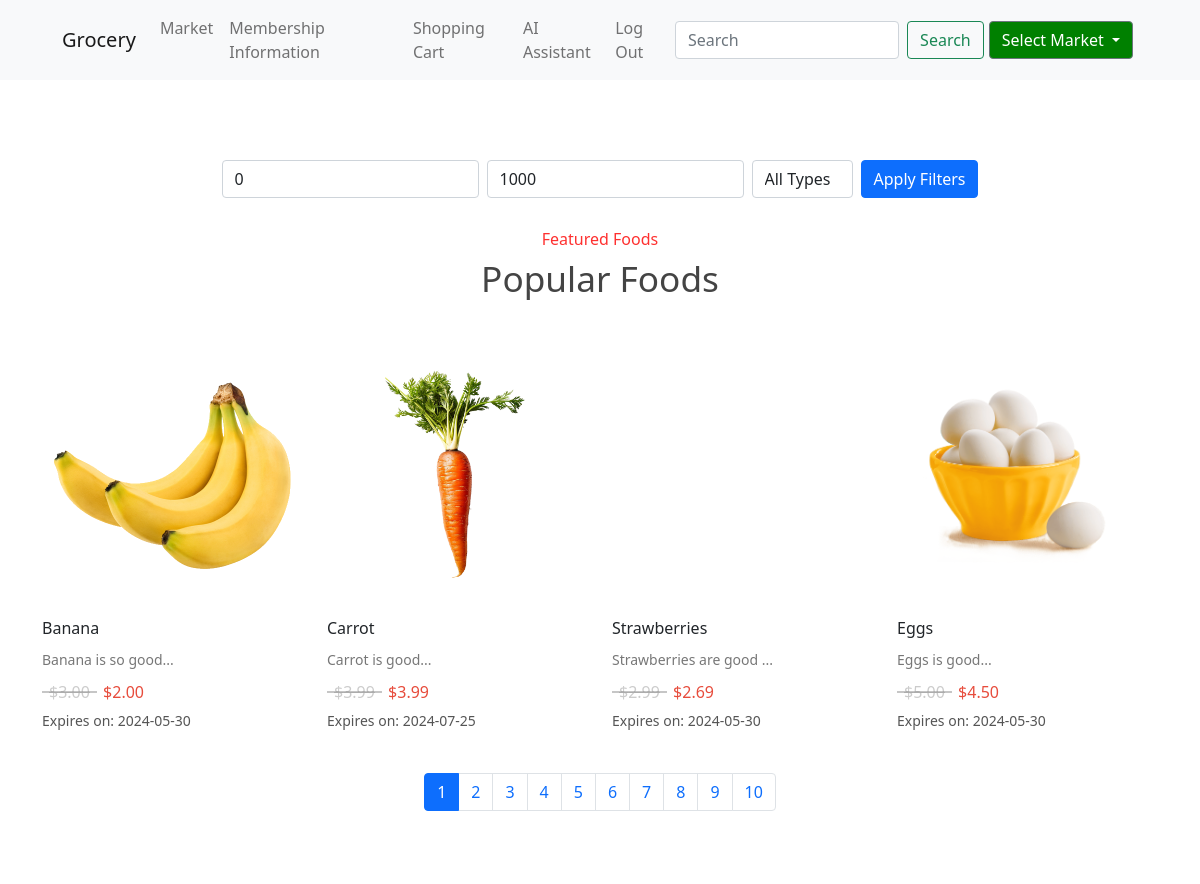
The app's page /product.php (signed in) with its own data.
### tables this page shows
CREATE TABLE `product` (
  `id` int(100) NOT NULL,
  `title` varchar(200) NOT NULL,
  `expire` date NOT NULL,
  `img` varchar(255) NOT NULL,
  `description` text NOT NULL,
  `price` decimal(10,2) NOT NULL,
  `discounted_price` decimal(10,2) NOT NULL,
  `market_email` varchar(255) DEFAULT NULL,
  `type` varchar(255) DEFAULT NULL
);

### product.php (the view, shortened to what this page needs)
<?php
require 'db.php';
$selectedMarketEmail = $_GET['market_email'] ?? null;
$marketName = "Grocery";
$itemsPerPage = 4;
$page = isset($_GET['page']) ? (int) $_GET['page'] : 1;
$offset = ($page - 1) * $itemsPerPage;
$searchKeyword = $_GET['search'] ?? '';
$marketEmail = $_GET['market_email'] ?? '';
$minPrice = $_GET['min_price'] ?? 0;
$maxPrice = $_GET['max_price'] ?? 1000;
$productType = $_GET['product_type'] ?? '';
$searchQueryPart = $searchKeyword ? " AND (title LIKE :searchKeyword OR description LIKE :searchKeyword)" : "";
$marketEmailPart = $marketEmail ? " AND market_email = :marketEmail" : "";
$whereC = "WHERE price BETWEEN :minPrice AND :maxPrice AND type LIKE :productType AND expire > CURDATE() $searchQueryPart $marketEmailPart";
$limitC = "ORDER BY id ASC LIMIT $offset, $itemsPerPage";
$totalSql = "SELECT COUNT(*) FROM product $whereC";
$sql = "SELECT * FROM product $whereC $limitC";
$totalCountStmt = $pdo->prepare($totalSql);
$totalCountStmt->bindValue(':minPrice', $minPrice);
$totalCountStmt->bindValue(':maxPrice', $maxPrice);
$totalCountStmt->bindValue(':productType', '%' . $productType . '%');
$totalCountStmt->execute();
$totalProducts = $totalCountStmt->fetchColumn();
$stmt = $pdo->prepare($sql);
$stmt->bindValue(':minPrice', $minPrice);
$stmt->bindValue(':maxPrice', $maxPrice);
$stmt->bindValue(':productType', '%' . $productType . '%');
$stmt->execute();
$products = $stmt->fetchAll(PDO::FETCH_ASSOC);
?>
<!DOCTYPE html>
<html lang="en">
<head>
    <link rel="stylesheet" href="product.css">
    <link rel="stylesheet" href="navbar.css">
    <link href="https://cdn.jsdelivr.net/npm/bootstrap@5.1.3/dist/css/bootstrap.min.css" rel="stylesheet">
    <link rel="stylesheet" href="https://cdnjs.cloudflare.com/ajax/libs/font-awesome/6.0.0-beta3/css/all.min.css">
</head>
<body>
    <nav class="navbar navbar-expand-lg navbar-light bg-light">
        <div class="container-fluid">
            <a class="navbar-brand" href="#">
                <?php
                echo $marketName;
                ?>
            </a>
            <div class="collapse navbar-collapse" id="navbarNav">
                <ul class="navbar-nav me-auto mb-2 mb-lg-0">
                    <li class="nav-item active">
                        <a class="nav-link" href="product.php">Market <span class="sr-only">(current)</span></a>
                    </li>
                    <li class="nav-item">
                        <a class="nav-link" href="membership.php">Membership Information</a>
                    </li>
                    <li class="nav-item">
                        <a class="nav-link" href="shoppingcart.php">Shopping Cart</a>
                    </li>
                    <li class="nav-item">
                        <a class="nav-link" href="addproductai.php">AI Assistant</a>
                    </li>
                    <li class="nav-item">
                        <a class="nav-link" href="logout.php">Log Out</a>
                    </li>
                </ul>
                <form class="d-flex" action="product.php" method="GET">
                    <input class="form-control me-2" type="search" name="search" placeholder="Search"
                        aria-label="Search" value="<?php echo htmlspecialchars($searchKeyword); ?>">
                    <button class="btn btn-outline-success" type="submit">Search</button>
                </form>
                <ul class="navbar-nav">
                    <li class="nav-item dropdown">
                        <button class="btn btn-secondary dropdown-toggle" type="button" id="dropdownMenuButton"
                            data-bs-toggle="dropdown" aria-expanded="false" style="background-color:green;margin:5px;">
                            Select Market
                        </button>
                    </li>
                </ul>
            </div>
        </div>
    </nav>
    <section class="section-products">
        <div class="container">
            <div class="row mb-4">
                <div class="col-md-12">
                    <form class="d-flex flex-wrap justify-content-center" action="product.php" method="GET">
                        <div class="form-group me-2 mb-2">
                            <input class="form-control" type="number" name="min_price" placeholder="Min Price"
                                value="<?php echo htmlspecialchars($minPrice); ?>" min="0">
                        </div>
                        <div class="form-group me-2 mb-2">
                            <input class="form-control" type="number" name="max_price" placeholder="Max Price"
                                value="<?php echo htmlspecialchars($maxPrice); ?>" min="0">
                        </div>
                        <div class="form-group me-2 mb-2">
                            <select class="form-control" name="product_type">
                                <option value="">All Types</option>
                            </select>
                        </div>
                        <div class="form-group mb-2">
                            <button class="btn btn-primary" type="submit">Apply Filters</button>
                        </div>
                    </form>
                </div>
            </div>
            <div class="row justify-content-center text-center">
                <div class="col-md-8 col-lg-6">
                    <div class="header">
                        <h3>Featured Foods</h3>
                        <h2>Popular Foods</h2>
                    </div>
                </div>
            </div>
            <div class="row">
                <?php
                foreach ($products as $product) {
                    echo '
                    <div class="col-md-6 col-lg-4 col-xl-3">
                        <div class="single-product">
                            <div class="part-1" style="background-image: url(\'uploads/' . htmlspecialchars($product['img']) . '\'); height: 250px; background-size: contain; background-position: center; background-repeat: no-repeat;">
                                <ul>
                                    <li><form action="shoppingcart.php" method="post">
                                        <input type="hidden" name="product_id" value="' . $product['id'] . '">
                                        <button type="submit" name="add_to_cart"><i class="fas fa-shopping-cart"></i></button>
                                    </form></li>
                                </ul>
                            </div>
                            <div class="part-2">
                                <h3 class="product-title">' . htmlspecialchars($product['title']) . '</h3>
                                <p class="product-description">' . htmlspecialchars(substr($product['description'], 0, 120)) . '...</p>
                                <h4 class="product-old-price">$' . number_format($product['price'], 2) . '</h4>
                                <h4 class="product-price">$' . number_format($product['discounted_price'], 2) . '</h4>
                                <p class="product-expire">Expires on: ' . htmlspecialchars($product['expire']) . '</p>
                            </div>
                        </div>
                    </div>';
                }
                ?>
            </div>
            <nav aria-label="Page navigation example">
                <ul class="pagination justify-content-center">
                    <?php
                    $totalPages = ceil($totalProducts / $itemsPerPage);
                    if ($totalPages >= 10) {
                        $totalPages = 10;
                    }
                    for ($i = 1; $i <= $totalPages; $i++) {
                        echo '<li class="page-item ' . ($page === $i ? 'active' : '') . '">
                        <a class="page-link" href="product.php?page=' . $i . '&market_email=' . urlencode($selectedMarketEmail ?? '') . '&min_price=' . urlencode((string) $minPrice) . '&max_price=' . urlencode((string) $maxPrice) . '&product_type=' . urlencode($productType) . '&search=' . urlencode($searchKeyword) . '">' . $i . '</a>
                        </li>';
                    }
                    ?>
                </ul>
            </nav>
        </div>
    </section>
</body>
</html>

### product.css (style rules this page uses)
body { font-family: "Poppins", sans-serif; color: #444444; background-color: #f8f9fa; }
a, a:hover { text-decoration: none; color: inherit; }
.section-products { padding: 80px 0 54px; }
.section-products .header { margin-bottom: 50px; }
.section-products .header h3 { font-size: 1rem; color: #fe302f; font-weight: 500; }
.section-products .header h2 { font-size: 2.2rem; font-weight: 400; color: #444444; }
.section-products .single-product { margin-bottom: 26px; }
.section-products .single-product .part-1 { position: relative; height: 290px; max-height: 290px; margin-bottom: 20px; overflow: hidden; }
.section-products .single-product .part-1::before { position: absolute; content: ""; top: 0; left: 0; width: 100%; height: 100%; z-index: -1; transition: all 0.3s; }
.section-products .single-product .part-2 .product-title { font-size: 1rem; }
.section-products .single-product .part-2 h4 { display: inline-block; font-size: 1rem; }
.section-products .single-product .part-2 .product-old-price { position: relative; padding: 0 7px; margin-right: 2px; opacity: 0.6; }
.section-products .single-product .part-2 .product-old-price::after { position: absolute; content: ""; top: 50%; left: 0; width: 100%; height: 1px; background-color: #444444; transform: translateY(-50%); }
.part-1 { height: 250px; background-size: cover; background-position: center; background-repeat: no-repeat; }

### navbar.css (style rules this page uses)
* { box-sizing: border-box; }
body { margin: 0; min-height: 200vh; font-size: 0; font-family: Helvetica, Verdana, sans-serif; }

### product.php (style rules this page uses)
.nav-item.dropdown { list-style-type: none; }
.single-product { transition: transform 0.3s, background-color 0.3s; }
.product-title { font-size: 18px; margin-bottom: 10px; }
.product-description { font-size: 14px; margin-bottom: 10px; color: #777; }
.product-old-price { font-size: 16px; text-decoration: line-through; color: #aaa; }
.product-price { font-size: 18px; color: #e74c3c; }
.product-expire { font-size: 14px; color: #555; }

### records on screen
product: img (picture), title "Banana", description "Banana is so good", price "3.00", discounted_price "2.00", expire "2024-05-30"
product: img (picture), title "Carrot", description "Carrot is good", price "3.99", discounted_price "3.99", expire "2024-07-25"
product: title "Strawberries", description "Strawberries are good", price "2.99", discounted_price "2.69", expire "2024-05-30"
product: img (picture), title "Eggs", description "Eggs is good", price "5.00", discounted_price "4.50", expire "2024-05-30"

### other values on screen
$marketName "Grocery"
